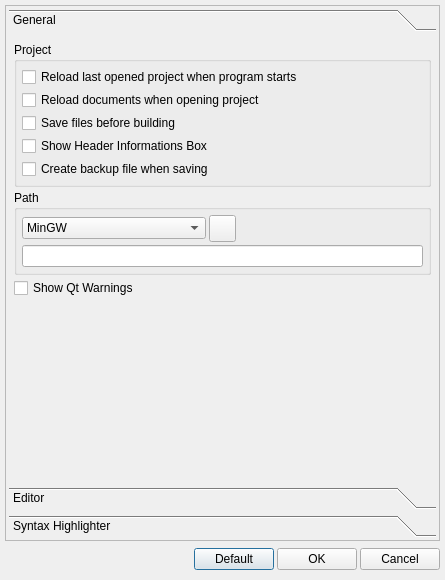
<ui version="4.0" >
 <author></author>
 <comment></comment>
 <exportmacro></exportmacro>
 <class>UIOptions</class>
 <widget class="QDialog" name="UIOptions" >
  <property name="geometry" >
   <rect>
    <x>0</x>
    <y>0</y>
    <width>445</width>
    <height>580</height>
   </rect>
  </property>
  <property name="windowTitle" >
   <string>Dialog</string>
  </property>
  <layout class="QVBoxLayout" >
   <property name="margin" >
    <number>5</number>
   </property>
   <property name="spacing" >
    <number>3</number>
   </property>
   <item>
    <widget class="QFrame" name="frame" >
     <property name="frameShape" >
      <enum>QFrame::StyledPanel</enum>
     </property>
     <property name="frameShadow" >
      <enum>QFrame::Plain</enum>
     </property>
     <layout class="QVBoxLayout" >
      <property name="margin" >
       <number>3</number>
      </property>
      <property name="spacing" >
       <number>0</number>
      </property>
      <item>
       <widget class="QToolBox" name="tbOptions" >
        <widget class="QWidget" name="pGeneral" >
         <property name="geometry" >
          <rect>
           <x>0</x>
           <y>0</y>
           <width>425</width>
           <height>425</height>
          </rect>
         </property>
         <attribute name="label" >
          <string>General</string>
         </attribute>
         <layout class="QVBoxLayout" >
          <property name="margin" >
           <number>5</number>
          </property>
          <property name="spacing" >
           <number>3</number>
          </property>
          <item>
           <widget class="QGroupBox" name="gbProject" >
            <property name="title" >
             <string>Project</string>
            </property>
            <layout class="QVBoxLayout" >
             <property name="margin" >
              <number>5</number>
             </property>
             <property name="spacing" >
              <number>3</number>
             </property>
             <item>
              <widget class="QCheckBox" name="cbReloadLastProject" >
               <property name="text" >
                <string>Reload last opened project when program starts</string>
               </property>
              </widget>
             </item>
             <item>
              <widget class="QCheckBox" name="cbReloadLastProjectFiles" >
               <property name="text" >
                <string>Reload documents when opening project</string>
               </property>
              </widget>
             </item>
             <item>
              <widget class="QCheckBox" name="cbSaveBeforeBuilding" >
               <property name="text" >
                <string>Save files before building</string>
               </property>
              </widget>
             </item>
             <item>
              <widget class="QCheckBox" name="cbShowHeaderInformations" >
               <property name="text" >
                <string>Show Header Informations Box</string>
               </property>
              </widget>
             </item>
             <item>
              <widget class="QCheckBox" name="cbCreateBackup" >
               <property name="text" >
                <string>Create backup file when saving</string>
               </property>
              </widget>
             </item>
            </layout>
           </widget>
          </item>
          <item>
           <widget class="QGroupBox" name="gbPath" >
            <property name="title" >
             <string>Path</string>
            </property>
            <layout class="QGridLayout" >
             <property name="margin" >
              <number>5</number>
             </property>
             <property name="spacing" >
              <number>3</number>
             </property>
             <item row="0" column="0" >
              <widget class="QComboBox" name="cbPath" >
               <item>
                <property name="text" >
                 <string>MinGW</string>
                </property>
               </item>
               <item>
                <property name="text" >
                 <string>Qt 4</string>
                </property>
               </item>
               <item>
                <property name="text" >
                 <string>Translations</string>
                </property>
               </item>
               <item>
                <property name="text" >
                 <string>Documentation</string>
                </property>
               </item>
               <item>
                <property name="text" >
                 <string>Templates</string>
                </property>
               </item>
               <item>
                <property name="text" >
                 <string>PDF Viewer</string>
                </property>
               </item>
               <item>
                <property name="text" >
                 <string>Web Browser</string>
                </property>
               </item>
              </widget>
             </item>
             <item row="0" column="1" >
              <widget class="QToolButton" name="tbPath" >
               <property name="minimumSize" >
                <size>
                 <width>27</width>
                 <height>27</height>
                </size>
               </property>
               <property name="maximumSize" >
                <size>
                 <width>27</width>
                 <height>27</height>
                </size>
               </property>
               <property name="icon" >
                <iconset resource="../resources/resources.qrc" >:/Icons/Icons/projectopen.png</iconset>
               </property>
              </widget>
             </item>
             <item row="1" column="0" colspan="3" >
              <widget class="QLineEdit" name="lePath" />
             </item>
            </layout>
           </widget>
          </item>
          <item>
           <widget class="QCheckBox" name="cbShowQtWarnings" >
            <property name="text" >
             <string>Show Qt Warnings</string>
            </property>
           </widget>
          </item>
          <item>
           <spacer>
            <property name="orientation" >
             <enum>Qt::Vertical</enum>
            </property>
            <property name="sizeHint" >
             <size>
              <width>20</width>
              <height>21</height>
             </size>
            </property>
           </spacer>
          </item>
         </layout>
        </widget>
        <widget class="QWidget" name="pEditor" >
         <property name="geometry" >
          <rect>
           <x>0</x>
           <y>0</y>
           <width>425</width>
           <height>425</height>
          </rect>
         </property>
         <attribute name="label" >
          <string>Editor</string>
         </attribute>
         <layout class="QGridLayout" >
          <property name="margin" >
           <number>5</number>
          </property>
          <property name="spacing" >
           <number>3</number>
          </property>
	  
	  <item row="0" column="0" >
		  <widget class="QLabel" name="lTextFont" >
			  <property name="frameShape" >
				  <enum>QFrame::StyledPanel</enum>
			  </property>
			  <property name="text" >
				  <string>Text font :</string>
			  </property>
		  </widget>
	  </item>
	  <item row="0" column="1" colspan="2" >
		  <widget class="QLineEdit" name="leTextFontPreview" >
			  <property name="alignment" >
				  <set>Qt::AlignLeading</set>
			  </property>
			  <property name="readOnly" >
				  <bool>true</bool>
			  </property>
		  </widget>
          </item>
	  <item row="0" column="3" >
		  <widget class="QToolButton" name="tbTextFont" >
			  <property name="minimumSize" >
				  <size>
					  <width>27</width>
					  <height>27</height>
				  </size>
			  </property>
			  <property name="maximumSize" >
				  <size>
					  <width>27</width>
					  <height>27</height>
				  </size>
			  </property>
			  <property name="cursor" >
				  <cursor>13</cursor>
			  </property>
			  <property name="text" >
				  <string>...</string>
			  </property>
		  </widget>
          </item>
	  
	  <item row="1" column="0" >
		  <widget class="QLabel" name="lTextForegroundColor" >
			  <property name="frameShape" >
				  <enum>QFrame::StyledPanel</enum>
			  </property>
			  <property name="text" >
				  <string>Text color :</string>
			  </property>
		  </widget>
	  </item>
	  <item row="1" column="1" colspan="2" >
		  <widget class="QLabel" name="lTextForegroundColorPreview" >
			  <property name="autoFillBackground" >
				  <bool>true</bool>
			  </property>
			  <property name="frameShape" >
				  <enum>QFrame::StyledPanel</enum>
			  </property>
		  </widget>
          </item>
	  <item row="1" column="3" >
		  <widget class="QToolButton" name="tbTextForegroundColor" >
			  <property name="minimumSize" >
				  <size>
					  <width>27</width>
					  <height>27</height>
				  </size>
			  </property>
			  <property name="maximumSize" >
				  <size>
					  <width>27</width>
					  <height>27</height>
				  </size>
			  </property>
			  <property name="cursor" >
				  <cursor>13</cursor>
			  </property>
			  <property name="text" >
				  <string>...</string>
			  </property>
		  </widget>
          </item>
	  
	  <item row="2" column="0" >
		  <widget class="QLabel" name="lTextSelectionColor" >
			  <property name="frameShape" >
				  <enum>QFrame::StyledPanel</enum>
			  </property>
			  <property name="text" >
				  <string>Selection color :</string>
			  </property>
		  </widget>
          </item>
	  <item row="2" column="1" colspan="2" >
		  <widget class="QLabel" name="lTextSelectionColorPreview" >
			  <property name="autoFillBackground" >
				  <bool>true</bool>
			  </property>
			  <property name="frameShape" >
				  <enum>QFrame::StyledPanel</enum>
			  </property>
			  <property name="text" >
				  <string/>
			  </property>
		  </widget>
          </item>
	  <item row="2" column="3" >
		  <widget class="QToolButton" name="tbTextSelectionColor" >
			  <property name="minimumSize" >
				  <size>
					  <width>27</width>
					  <height>27</height>
				  </size>
			  </property>
			  <property name="maximumSize" >
				  <size>
					  <width>27</width>
					  <height>27</height>
				  </size>
			  </property>
			  <property name="cursor" >
				  <cursor>13</cursor>
			  </property>
			  <property name="text" >
				  <string>...</string>
			  </property>
		  </widget>
          </item>
	  
	  <item row="3" column="0" >
		  <widget class="QLabel" name="lTextBackgroundColor" >
			  <property name="frameShape" >
				  <enum>QFrame::StyledPanel</enum>
			  </property>
			  <property name="text" >
				  <string>Background color :</string>
			  </property>
		  </widget>
          </item>
	  <item row="3" column="1" colspan="2" >
		  <widget class="QLabel" name="lTextBackgroundColorPreview" >
			  <property name="autoFillBackground" >
				  <bool>true</bool>
			  </property>
			  <property name="frameShape" >
				  <enum>QFrame::StyledPanel</enum>
			  </property>
			  <property name="text" >
				  <string/>
			  </property>
		  </widget>
          </item>
	  <item row="3" column="3" >
		  <widget class="QToolButton" name="tbTextBackgroundColor" >
			  <property name="minimumSize" >
				  <size>
					  <width>27</width>
					  <height>27</height>
				  </size>
			  </property>
			  <property name="maximumSize" >
				  <size>
					  <width>24</width>
					  <height>24</height>
				  </size>
			  </property>
			  <property name="cursor" >
				  <cursor>13</cursor>
			  </property>
			  <property name="text" >
				  <string>...</string>
			  </property>
		  </widget>
          </item>
	  
	  <item row="4" column="0" >
		  <widget class="QLabel" name="lTextTabSpacing" >
			  <property name="frameShape" >
				  <enum>QFrame::StyledPanel</enum>
			  </property>
			  <property name="text" >
				  <string>Tab spacing :</string>
			  </property>
		  </widget>
	  </item>
	  <item row="4" column="1" colspan="3" >
		  <widget class="QSpinBox" name="sbTextTabSpacing" >
			  <property name="minimum" >
				  <number>1</number>
			  </property>
			  <property name="value" >
				  <number>2</number>
			  </property>
		  </widget>
          </item>
	  
	  <item row="5" column="0" >
		  <widget class="QLabel" name="lTextScrollLines" >
			  <property name="frameShape" >
				  <enum>QFrame::StyledPanel</enum>
			  </property>
			  <property name="text" >
				  <string>Scroll lines :</string>
			  </property>
		  </widget>
	  </item>
	  <item row="5" column="1" colspan="3" >
		  <widget class="QSpinBox" name="sbTextScrollLines" >
			  <property name="minimum" >
				  <number>1</number>
			  </property>
			  <property name="value" >
				  <number>10</number>
			  </property>
		  </widget>
          </item>
	  
	  <item row="6" column="0" >
		  <widget class="QLabel" name="lLimitLine" >
			  <property name="sizePolicy" >
				  <sizepolicy>
					  <hsizetype>5</hsizetype>
					  <vsizetype>5</vsizetype>
					  <horstretch>0</horstretch>
					  <verstretch>0</verstretch>
				  </sizepolicy>
			  </property>
			  <property name="frameShape" >
				  <enum>QFrame::StyledPanel</enum>
			  </property>
			  <property name="text" >
				  <string>Limit line :</string>
			  </property>
		  </widget>
	  </item>
	  <item row="6" column="1" colspan="3" >
		  <widget class="QSpinBox" name="sbLimitLine" >
			  <property name="maximum" >
				  <number>500</number>
			  </property>
			  <property name="minimum" >
				  <number>1</number>
			  </property>
			  <property name="value" >
				  <number>130</number>
			  </property>
		  </widget>
          </item>
	  
	  <item row="7" column="0" >
		  <widget class="QLabel" name="lLimitLineColor" >
			  <property name="frameShape" >
				  <enum>QFrame::StyledPanel</enum>
			  </property>
			  <property name="text" >
				  <string>Line color :</string>
			  </property>
		  </widget>
	  </item>
	  <item row="7" column="1" colspan="2" >
		  <widget class="QLabel" name="lLimitLineColorPreview" >
			  <property name="autoFillBackground" >
				  <bool>true</bool>
			  </property>
			  <property name="frameShape" >
				  <enum>QFrame::StyledPanel</enum>
			  </property>
			  <property name="text" >
				  <string/>
			  </property>
		  </widget>
          </item>
	  <item row="7" column="3" >
		  <widget class="QToolButton" name="tbLimitLineColor" >
			  <property name="minimumSize" >
				  <size>
					  <width>27</width>
					  <height>27</height>
				  </size>
			  </property>
			  <property name="maximumSize" >
				  <size>
					  <width>27</width>
					  <height>27</height>
				  </size>
			  </property>
			  <property name="text" >
				  <string>...</string>
			  </property>
		  </widget>
          </item>
	  
	  <item row="8" column="0" colspan="2" >
		  <widget class="QLabel" name="lSourceShowingMethod" >
			  <property name="sizePolicy" >
				  <sizepolicy>
					  <hsizetype>1</hsizetype>
					  <vsizetype>5</vsizetype>
					  <horstretch>0</horstretch>
					  <verstretch>0</verstretch>
				  </sizepolicy>
			  </property>
			  <property name="text" >
				  <string>Source Showing Method</string>
			  </property>
		  </widget>
          </item>
	  <item row="8" column="2" colspan="2" >
		  <widget class="QComboBox" name="cbSourceShowingMethod" >
			  <property name="sizePolicy" >
				  <sizepolicy>
					  <hsizetype>1</hsizetype>
					  <vsizetype>0</vsizetype>
					  <horstretch>0</horstretch>
					  <verstretch>0</verstretch>
				  </sizepolicy>
			  </property>
			  <item>
				  <property name="text" >
					  <string>Maximized</string>
				  </property>
			  </item>
			  <item>
				  <property name="text" >
					  <string>Vertically</string>
				  </property>
			  </item>
			  <item>
				  <property name="text" >
					  <string>Horizontally</string>
				  </property>
			  </item>
		  </widget>
          </item>
	  
	  <item row="9" column="0" colspan="2" >
		  <widget class="QLabel" name="lSourceIndentationMethod" >
			  <property name="sizePolicy" >
				  <sizepolicy>
					  <hsizetype>1</hsizetype>
					  <vsizetype>5</vsizetype>
					  <horstretch>0</horstretch>
					  <verstretch>0</verstretch>
				  </sizepolicy>
			  </property>
			  <property name="text" >
				  <string>Source Indentation Method</string>
			  </property>
		  </widget>
	  </item>
	  <item row="9" column="2" colspan="2" >
		  <widget class="QComboBox" name="cbSourceIndentationMethod" >
			  <property name="sizePolicy" >
				  <sizepolicy>
					  <hsizetype>1</hsizetype>
					  <vsizetype>0</vsizetype>
					  <horstretch>0</horstretch>
					  <verstretch>0</verstretch>
				  </sizepolicy>
			  </property>
			  <item>
				  <property name="text" >
					  <string>None</string>
				  </property>
			  </item>
			  <item>
				  <property name="text" >
					  <string>Simple</string>
				  </property>
			  </item>
			  <item>
				  <property name="text" >
					  <string>Full</string>
				  </property>
			  </item>
		  </widget>
          </item>
	  
	  <item row="10" column="0" colspan="4" >
		  <widget class="QCheckBox" name="cbPrintingColor" >
			  <property name="text" >
				  <string>Print color</string>
			  </property>
		  </widget>
	  </item>
	  
	  <item row="11" column="0" colspan="4" >
		  <widget class="QCheckBox" name="cbPrintingLineNumbers" >
			  <property name="text" >
				  <string>Print line numbers</string>
			  </property>
		  </widget>
	  </item>
	  
	  <item row="12" column="0" colspan="4" >
		  <widget class="QCheckBox" name="cbHighlightCurrentLine" >
			  <property name="text" >
				  <string>Highlight current line</string>
			  </property>
		  </widget>
          </item>
	  
	  <item row="13" column="0" colspan="4" >
		  <widget class="QCheckBox" name="cbActivateAutoCompletion" >
			  <property name="text" >
				  <string>Activate Auto Completion</string>
			  </property>
		  </widget>
	  </item>
	  
	  <item row="14" column="0" colspan="4" >
		  <widget class="QCheckBox" name="cbActivateParentheseMatcher" >
			  <property name="text" >
				  <string>Activate Parenthese Matcher</string>
			  </property>
		  </widget>
          </item>
          
	  
          
	  
          
	  
         </layout>
        </widget>
        <widget class="QWidget" name="pSyntaxHighlighter" >
         <property name="geometry" >
          <rect>
           <x>0</x>
           <y>0</y>
           <width>96</width>
           <height>26</height>
          </rect>
         </property>
         <attribute name="label" >
          <string>Syntax Highlighter</string>
         </attribute>
         <layout class="QVBoxLayout" >
          <property name="margin" >
           <number>5</number>
          </property>
          <property name="spacing" >
           <number>3</number>
          </property>
          <item>
           <widget class="QGroupBox" name="groupBoxSyntax" >
            <property name="title" >
             <string>Color Scheme</string>
            </property>
            <layout class="QGridLayout" >
             <property name="margin" >
              <number>5</number>
             </property>
             <property name="spacing" >
              <number>3</number>
             </property>
             <item row="0" column="2" colspan="3" >
              <widget class="QLabel" name="lColorSchemeProperties" >
               <property name="sizePolicy" >
                <sizepolicy>
                 <hsizetype>3</hsizetype>
                 <vsizetype>5</vsizetype>
                 <horstretch>0</horstretch>
                 <verstretch>0</verstretch>
                </sizepolicy>
               </property>
               <property name="frameShape" >
                <enum>QFrame::StyledPanel</enum>
               </property>
               <property name="frameShadow" >
                <enum>QFrame::Sunken</enum>
               </property>
               <property name="text" >
                <string>Properties</string>
               </property>
               <property name="alignment" >
                <set>Qt::AlignCenter</set>
               </property>
              </widget>
             </item>
             <item row="1" column="2" >
              <widget class="QToolButton" name="tbColorSchemeFont1" >
               <property name="minimumSize" >
                <size>
                 <width>32</width>
                 <height>32</height>
                </size>
               </property>
               <property name="maximumSize" >
                <size>
                 <width>32</width>
                 <height>32</height>
                </size>
               </property>
               <property name="cursor" >
                <cursor>13</cursor>
               </property>
               <property name="toolTip" >
                <string>Font...</string>
               </property>
               <property name="text" >
                <string>F</string>
               </property>
              </widget>
             </item>
             <item row="1" column="0" >
              <widget class="QLabel" name="lNumber" >
               <property name="frameShape" >
                <enum>QFrame::StyledPanel</enum>
               </property>
               <property name="text" >
                <string>Number :</string>
               </property>
              </widget>
             </item>
             <item row="1" column="1" >
              <widget class="QLabel" name="lColorSchemePreview1" >
               <property name="autoFillBackground" >
                <bool>true</bool>
               </property>
               <property name="frameShape" >
                <enum>QFrame::StyledPanel</enum>
               </property>
               <property name="text" >
                <string/>
               </property>
              </widget>
             </item>
             <item row="6" column="2" >
              <widget class="QToolButton" name="tbColorSchemeFont6" >
               <property name="minimumSize" >
                <size>
                 <width>32</width>
                 <height>32</height>
                </size>
               </property>
               <property name="maximumSize" >
                <size>
                 <width>32</width>
                 <height>32</height>
                </size>
               </property>
               <property name="cursor" >
                <cursor>13</cursor>
               </property>
               <property name="toolTip" >
                <string>Font...</string>
               </property>
               <property name="text" >
                <string>F</string>
               </property>
              </widget>
             </item>
             <item row="2" column="2" >
              <widget class="QToolButton" name="tbColorSchemeFont2" >
               <property name="minimumSize" >
                <size>
                 <width>32</width>
                 <height>32</height>
                </size>
               </property>
               <property name="maximumSize" >
                <size>
                 <width>32</width>
                 <height>32</height>
                </size>
               </property>
               <property name="cursor" >
                <cursor>13</cursor>
               </property>
               <property name="toolTip" >
                <string>Font...</string>
               </property>
               <property name="text" >
                <string>F</string>
               </property>
              </widget>
             </item>
             <item row="4" column="2" >
              <widget class="QToolButton" name="tbColorSchemeFont4" >
               <property name="minimumSize" >
                <size>
                 <width>32</width>
                 <height>32</height>
                </size>
               </property>
               <property name="maximumSize" >
                <size>
                 <width>32</width>
                 <height>32</height>
                </size>
               </property>
               <property name="cursor" >
                <cursor>13</cursor>
               </property>
               <property name="toolTip" >
                <string>Font...</string>
               </property>
               <property name="text" >
                <string>F</string>
               </property>
              </widget>
             </item>
             <item row="3" column="2" >
              <widget class="QToolButton" name="tbColorSchemeFont3" >
               <property name="minimumSize" >
                <size>
                 <width>32</width>
                 <height>32</height>
                </size>
               </property>
               <property name="maximumSize" >
                <size>
                 <width>32</width>
                 <height>32</height>
                </size>
               </property>
               <property name="cursor" >
                <cursor>13</cursor>
               </property>
               <property name="toolTip" >
                <string>Font...</string>
               </property>
               <property name="text" >
                <string>F</string>
               </property>
              </widget>
             </item>
             <item row="5" column="2" >
              <widget class="QToolButton" name="tbColorSchemeFont5" >
               <property name="minimumSize" >
                <size>
                 <width>32</width>
                 <height>32</height>
                </size>
               </property>
               <property name="maximumSize" >
                <size>
                 <width>32</width>
                 <height>32</height>
                </size>
               </property>
               <property name="cursor" >
                <cursor>13</cursor>
               </property>
               <property name="toolTip" >
                <string>Font...</string>
               </property>
               <property name="text" >
                <string>F</string>
               </property>
              </widget>
             </item>
             <item row="7" column="2" >
              <widget class="QToolButton" name="tbColorSchemeFont7" >
               <property name="minimumSize" >
                <size>
                 <width>32</width>
                 <height>32</height>
                </size>
               </property>
               <property name="maximumSize" >
                <size>
                 <width>32</width>
                 <height>32</height>
                </size>
               </property>
               <property name="cursor" >
                <cursor>13</cursor>
               </property>
               <property name="toolTip" >
                <string>Font...</string>
               </property>
               <property name="text" >
                <string>F</string>
               </property>
              </widget>
             </item>
             <item row="1" column="3" >
              <widget class="QToolButton" name="tbColorSchemeForeground1" >
               <property name="minimumSize" >
                <size>
                 <width>32</width>
                 <height>32</height>
                </size>
               </property>
               <property name="maximumSize" >
                <size>
                 <width>32</width>
                 <height>32</height>
                </size>
               </property>
               <property name="cursor" >
                <cursor>13</cursor>
               </property>
               <property name="toolTip" >
                <string>Foreground Color...</string>
               </property>
               <property name="text" >
                <string>FC</string>
               </property>
              </widget>
             </item>
             <item row="7" column="3" >
              <widget class="QToolButton" name="tbColorSchemeForeground7" >
               <property name="minimumSize" >
                <size>
                 <width>32</width>
                 <height>32</height>
                </size>
               </property>
               <property name="maximumSize" >
                <size>
                 <width>32</width>
                 <height>32</height>
                </size>
               </property>
               <property name="cursor" >
                <cursor>13</cursor>
               </property>
               <property name="toolTip" >
                <string>Foreground Color...</string>
               </property>
               <property name="text" >
                <string>FC</string>
               </property>
              </widget>
             </item>
             <item row="6" column="3" >
              <widget class="QToolButton" name="tbColorSchemeForeground6" >
               <property name="minimumSize" >
                <size>
                 <width>32</width>
                 <height>32</height>
                </size>
               </property>
               <property name="maximumSize" >
                <size>
                 <width>32</width>
                 <height>32</height>
                </size>
               </property>
               <property name="cursor" >
                <cursor>13</cursor>
               </property>
               <property name="toolTip" >
                <string>Foreground Color...</string>
               </property>
               <property name="text" >
                <string>FC</string>
               </property>
              </widget>
             </item>
             <item row="5" column="3" >
              <widget class="QToolButton" name="tbColorSchemeForeground5" >
               <property name="minimumSize" >
                <size>
                 <width>32</width>
                 <height>32</height>
                </size>
               </property>
               <property name="maximumSize" >
                <size>
                 <width>32</width>
                 <height>32</height>
                </size>
               </property>
               <property name="cursor" >
                <cursor>13</cursor>
               </property>
               <property name="toolTip" >
                <string>Foreground Color...</string>
               </property>
               <property name="text" >
                <string>FC</string>
               </property>
              </widget>
             </item>
             <item row="4" column="3" >
              <widget class="QToolButton" name="tbColorSchemeForeground4" >
               <property name="minimumSize" >
                <size>
                 <width>32</width>
                 <height>32</height>
                </size>
               </property>
               <property name="maximumSize" >
                <size>
                 <width>32</width>
                 <height>32</height>
                </size>
               </property>
               <property name="cursor" >
                <cursor>13</cursor>
               </property>
               <property name="toolTip" >
                <string>Foreground Color...</string>
               </property>
               <property name="text" >
                <string>FC</string>
               </property>
              </widget>
             </item>
             <item row="3" column="3" >
              <widget class="QToolButton" name="tbColorSchemeForeground3" >
               <property name="minimumSize" >
                <size>
                 <width>32</width>
                 <height>32</height>
                </size>
               </property>
               <property name="maximumSize" >
                <size>
                 <width>32</width>
                 <height>32</height>
                </size>
               </property>
               <property name="cursor" >
                <cursor>13</cursor>
               </property>
               <property name="toolTip" >
                <string>Foreground Color...</string>
               </property>
               <property name="text" >
                <string>FC</string>
               </property>
              </widget>
             </item>
             <item row="2" column="3" >
              <widget class="QToolButton" name="tbColorSchemeForeground2" >
               <property name="minimumSize" >
                <size>
                 <width>32</width>
                 <height>32</height>
                </size>
               </property>
               <property name="maximumSize" >
                <size>
                 <width>32</width>
                 <height>32</height>
                </size>
               </property>
               <property name="cursor" >
                <cursor>13</cursor>
               </property>
               <property name="toolTip" >
                <string>Foreground Color...</string>
               </property>
               <property name="text" >
                <string>FC</string>
               </property>
              </widget>
             </item>
             <item row="7" column="1" >
              <widget class="QLabel" name="lColorSchemePreview7" >
               <property name="autoFillBackground" >
                <bool>true</bool>
               </property>
               <property name="frameShape" >
                <enum>QFrame::StyledPanel</enum>
               </property>
               <property name="text" >
                <string/>
               </property>
              </widget>
             </item>
             <item row="6" column="1" >
              <widget class="QLabel" name="lColorSchemePreview6" >
               <property name="autoFillBackground" >
                <bool>true</bool>
               </property>
               <property name="frameShape" >
                <enum>QFrame::StyledPanel</enum>
               </property>
               <property name="text" >
                <string/>
               </property>
              </widget>
             </item>
             <item row="5" column="1" >
              <widget class="QLabel" name="lColorSchemePreview5" >
               <property name="autoFillBackground" >
                <bool>true</bool>
               </property>
               <property name="frameShape" >
                <enum>QFrame::StyledPanel</enum>
               </property>
               <property name="text" >
                <string/>
               </property>
              </widget>
             </item>
             <item row="4" column="1" >
              <widget class="QLabel" name="lColorSchemePreview4" >
               <property name="autoFillBackground" >
                <bool>true</bool>
               </property>
               <property name="frameShape" >
                <enum>QFrame::StyledPanel</enum>
               </property>
               <property name="text" >
                <string/>
               </property>
              </widget>
             </item>
             <item row="3" column="1" >
              <widget class="QLabel" name="lColorSchemePreview3" >
               <property name="autoFillBackground" >
                <bool>true</bool>
               </property>
               <property name="frameShape" >
                <enum>QFrame::StyledPanel</enum>
               </property>
               <property name="text" >
                <string/>
               </property>
              </widget>
             </item>
             <item row="2" column="1" >
              <widget class="QLabel" name="lColorSchemePreview2" >
               <property name="autoFillBackground" >
                <bool>true</bool>
               </property>
               <property name="frameShape" >
                <enum>QFrame::StyledPanel</enum>
               </property>
               <property name="text" >
                <string/>
               </property>
              </widget>
             </item>
             <item row="0" column="1" >
              <widget class="QLabel" name="lColorSchemePreview" >
               <property name="sizePolicy" >
                <sizepolicy>
                 <hsizetype>3</hsizetype>
                 <vsizetype>5</vsizetype>
                 <horstretch>0</horstretch>
                 <verstretch>0</verstretch>
                </sizepolicy>
               </property>
               <property name="frameShape" >
                <enum>QFrame::StyledPanel</enum>
               </property>
               <property name="frameShadow" >
                <enum>QFrame::Sunken</enum>
               </property>
               <property name="text" >
                <string>Preview</string>
               </property>
               <property name="alignment" >
                <set>Qt::AlignCenter</set>
               </property>
              </widget>
             </item>
             <item row="7" column="4" >
              <widget class="QToolButton" name="tbColorSchemeBackground7" >
               <property name="minimumSize" >
                <size>
                 <width>32</width>
                 <height>32</height>
                </size>
               </property>
               <property name="maximumSize" >
                <size>
                 <width>32</width>
                 <height>32</height>
                </size>
               </property>
               <property name="cursor" >
                <cursor>13</cursor>
               </property>
               <property name="toolTip" >
                <string>Background Color...</string>
               </property>
               <property name="text" >
                <string>BC</string>
               </property>
              </widget>
             </item>
             <item row="6" column="4" >
              <widget class="QToolButton" name="tbColorSchemeBackground6" >
               <property name="minimumSize" >
                <size>
                 <width>32</width>
                 <height>32</height>
                </size>
               </property>
               <property name="maximumSize" >
                <size>
                 <width>32</width>
                 <height>32</height>
                </size>
               </property>
               <property name="cursor" >
                <cursor>13</cursor>
               </property>
               <property name="toolTip" >
                <string>Background Color...</string>
               </property>
               <property name="text" >
                <string>BC</string>
               </property>
              </widget>
             </item>
             <item row="7" column="0" >
              <widget class="QLabel" name="lPreprocessor" >
               <property name="frameShape" >
                <enum>QFrame::StyledPanel</enum>
               </property>
               <property name="text" >
                <string>Preprocessor :</string>
               </property>
              </widget>
             </item>
             <item row="6" column="0" >
              <widget class="QLabel" name="lComment" >
               <property name="frameShape" >
                <enum>QFrame::StyledPanel</enum>
               </property>
               <property name="text" >
                <string>Comment :</string>
               </property>
              </widget>
             </item>
             <item row="5" column="0" >
              <widget class="QLabel" name="lLabel" >
               <property name="sizePolicy" >
                <sizepolicy>
                 <hsizetype>3</hsizetype>
                 <vsizetype>5</vsizetype>
                 <horstretch>0</horstretch>
                 <verstretch>0</verstretch>
                </sizepolicy>
               </property>
               <property name="frameShape" >
                <enum>QFrame::StyledPanel</enum>
               </property>
               <property name="text" >
                <string>Label :</string>
               </property>
              </widget>
             </item>
             <item row="4" column="0" >
              <widget class="QLabel" name="lKeyword" >
               <property name="autoFillBackground" >
                <bool>true</bool>
               </property>
               <property name="frameShape" >
                <enum>QFrame::StyledPanel</enum>
               </property>
               <property name="text" >
                <string>Keyword :</string>
               </property>
              </widget>
             </item>
             <item row="3" column="0" >
              <widget class="QLabel" name="lType" >
               <property name="frameShape" >
                <enum>QFrame::StyledPanel</enum>
               </property>
               <property name="text" >
                <string>Type :</string>
               </property>
              </widget>
             </item>
             <item row="2" column="0" >
              <widget class="QLabel" name="lString" >
               <property name="frameShape" >
                <enum>QFrame::StyledPanel</enum>
               </property>
               <property name="text" >
                <string>String :</string>
               </property>
              </widget>
             </item>
             <item row="2" column="4" >
              <widget class="QToolButton" name="tbColorSchemeBackground2" >
               <property name="minimumSize" >
                <size>
                 <width>32</width>
                 <height>32</height>
                </size>
               </property>
               <property name="maximumSize" >
                <size>
                 <width>32</width>
                 <height>32</height>
                </size>
               </property>
               <property name="cursor" >
                <cursor>13</cursor>
               </property>
               <property name="toolTip" >
                <string>Background Color...</string>
               </property>
               <property name="text" >
                <string>BC</string>
               </property>
              </widget>
             </item>
             <item row="1" column="4" >
              <widget class="QToolButton" name="tbColorSchemeBackground1" >
               <property name="minimumSize" >
                <size>
                 <width>32</width>
                 <height>32</height>
                </size>
               </property>
               <property name="maximumSize" >
                <size>
                 <width>32</width>
                 <height>32</height>
                </size>
               </property>
               <property name="cursor" >
                <cursor>13</cursor>
               </property>
               <property name="toolTip" >
                <string>Background Color...</string>
               </property>
               <property name="text" >
                <string>BC</string>
               </property>
              </widget>
             </item>
             <item row="4" column="4" >
              <widget class="QToolButton" name="tbColorSchemeBackground4" >
               <property name="minimumSize" >
                <size>
                 <width>32</width>
                 <height>32</height>
                </size>
               </property>
               <property name="maximumSize" >
                <size>
                 <width>32</width>
                 <height>32</height>
                </size>
               </property>
               <property name="cursor" >
                <cursor>13</cursor>
               </property>
               <property name="toolTip" >
                <string>Background Color...</string>
               </property>
               <property name="text" >
                <string>BC</string>
               </property>
              </widget>
             </item>
             <item row="3" column="4" >
              <widget class="QToolButton" name="tbColorSchemeBackground3" >
               <property name="minimumSize" >
                <size>
                 <width>32</width>
                 <height>32</height>
                </size>
               </property>
               <property name="maximumSize" >
                <size>
                 <width>32</width>
                 <height>32</height>
                </size>
               </property>
               <property name="cursor" >
                <cursor>13</cursor>
               </property>
               <property name="toolTip" >
                <string>Background Color...</string>
               </property>
               <property name="text" >
                <string>BC</string>
               </property>
              </widget>
             </item>
             <item row="5" column="4" >
              <widget class="QToolButton" name="tbColorSchemeBackground5" >
               <property name="minimumSize" >
                <size>
                 <width>32</width>
                 <height>32</height>
                </size>
               </property>
               <property name="maximumSize" >
                <size>
                 <width>32</width>
                 <height>32</height>
                </size>
               </property>
               <property name="cursor" >
                <cursor>13</cursor>
               </property>
               <property name="toolTip" >
                <string>Background Color...</string>
               </property>
               <property name="text" >
                <string>BC</string>
               </property>
              </widget>
             </item>
            </layout>
           </widget>
          </item>
          <item>
           <spacer>
            <property name="orientation" >
             <enum>Qt::Vertical</enum>
            </property>
            <property name="sizeHint" >
             <size>
              <width>20</width>
              <height>40</height>
             </size>
            </property>
           </spacer>
          </item>
         </layout>
        </widget>
       </widget>
      </item>
     </layout>
    </widget>
   </item>
   <item>
    <layout class="QHBoxLayout" >
     <property name="margin" >
      <number>0</number>
     </property>
     <property name="spacing" >
      <number>3</number>
     </property>
     <item>
      <spacer>
       <property name="orientation" >
        <enum>Qt::Horizontal</enum>
       </property>
       <property name="sizeHint" >
        <size>
         <width>131</width>
         <height>31</height>
        </size>
       </property>
      </spacer>
     </item>
     <item>
      <widget class="QPushButton" name="pbDefault" >
       <property name="minimumSize" >
        <size>
         <width>72</width>
         <height>0</height>
        </size>
       </property>
       <property name="cursor" >
        <cursor>13</cursor>
       </property>
       <property name="text" >
        <string>Default</string>
       </property>
       <property name="icon" >
        <iconset resource="../resources/resources.qrc" >:/Icons/Icons/buildclean.png</iconset>
       </property>
      </widget>
     </item>
     <item>
      <widget class="QPushButton" name="pbOK" >
       <property name="minimumSize" >
        <size>
         <width>72</width>
         <height>0</height>
        </size>
       </property>
       <property name="cursor" >
        <cursor>13</cursor>
       </property>
       <property name="text" >
        <string>OK</string>
       </property>
       <property name="icon" >
        <iconset resource="../resources/resources.qrc" >:/Icons/Icons/buttonok.png</iconset>
       </property>
      </widget>
     </item>
     <item>
      <widget class="QPushButton" name="pbCancel" >
       <property name="minimumSize" >
        <size>
         <width>72</width>
         <height>0</height>
        </size>
       </property>
       <property name="cursor" >
        <cursor>13</cursor>
       </property>
       <property name="text" >
        <string>Cancel</string>
       </property>
       <property name="icon" >
        <iconset resource="../resources/resources.qrc" >:/Icons/Icons/buttoncancel.png</iconset>
       </property>
      </widget>
     </item>
    </layout>
   </item>
  </layout>
 </widget>
 <pixmapfunction></pixmapfunction>
 <resources>
  <include location="../resources/resources.qrc" />
 </resources>
 <connections>
  <connection>
   <sender>pbCancel</sender>
   <signal>clicked()</signal>
   <receiver>UIOptions</receiver>
   <slot>reject()</slot>
   <hints>
    <hint type="sourcelabel" >
     <x>395</x>
     <y>561</y>
    </hint>
    <hint type="destinationlabel" >
     <x>487</x>
     <y>560</y>
    </hint>
   </hints>
  </connection>
  <connection>
   <sender>pbOK</sender>
   <signal>clicked()</signal>
   <receiver>UIOptions</receiver>
   <slot>accept()</slot>
   <hints>
    <hint type="sourcelabel" >
     <x>317</x>
     <y>560</y>
    </hint>
    <hint type="destinationlabel" >
     <x>314</x>
     <y>601</y>
    </hint>
   </hints>
  </connection>
 </connections>
</ui>
